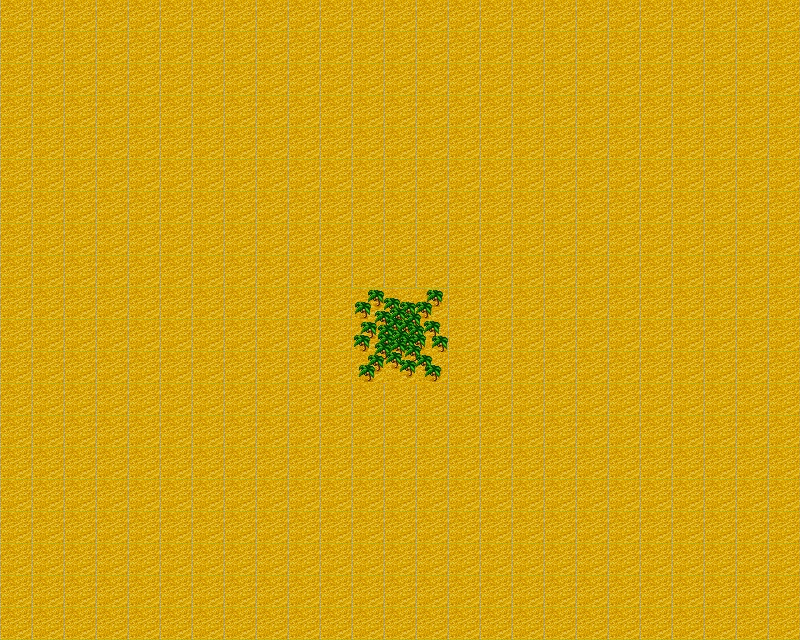

A level layout from a 2D game, rendered from its tile map. Below: a short description, then the map file with tile-grid data replaced by summaries:
An orthogonal 25x20 tile map with 32x32 px tiles, 1 tile layer (Tile Layer 1).

<map version="1.0" orientation="orthogonal" width="25" height="20" tilewidth="32" tileheight="32">
 <tileset firstgid="1" name="1" tilewidth="32" tileheight="32">
  <image source="tiled_test.jpg" width="512" height="512" />
 </tileset>
 <layer name="Tile Layer 1" width="25" height="20">
  <data>[500 cells, 500 non-empty, 10 distinct tile ids]</data>
 </layer>
</map>
